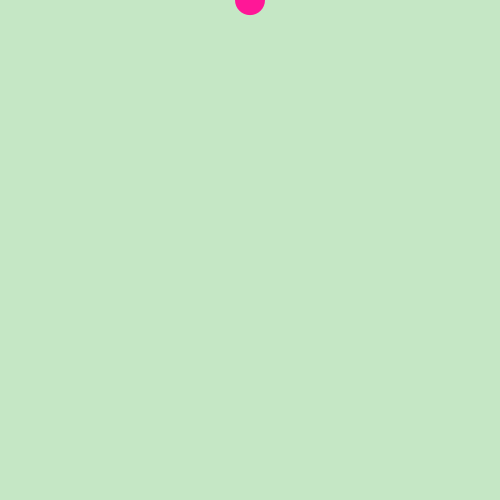
Frame 1 (no input)
Frame 60 (the mouse pressed at the canvas centre just before this capture): identical to frame 1, image omitted
Frame 120 (the mouse held since frame 60 and released just before this capture): identical to frame 1, image omitted

The Processing sketch that drew this single still picture (run headless with seeded random() and noise(); from frame 60 on, the mouse is pressed at the canvas centre):

// Processing sketch: random_to_noise_static
// ── random_to_noise_static.pde
/*

Creative Coding for Artists Workshop by Liu Chang
June 10th 2017
@Currents New Media Festival, Santa Fe, New Mexico
 
Below is a code example for the exercise section.
Only for education purpose.

Github Repo: https://github.com/CICILIU/Currents-Coding-Workshop
www.liuchang.work
 
*/
void setup() {
  size(500, 500);
}

void draw() {
  background(197, 231, 197);
  //change random() directlyto noise, turn out the static position;
  //because noise() only return a float between 0 ~ 1;
  float y = noise(height);
  noStroke();
  fill(255, 23, 151);
  ellipse(width/2, y, 30, 30);
}
